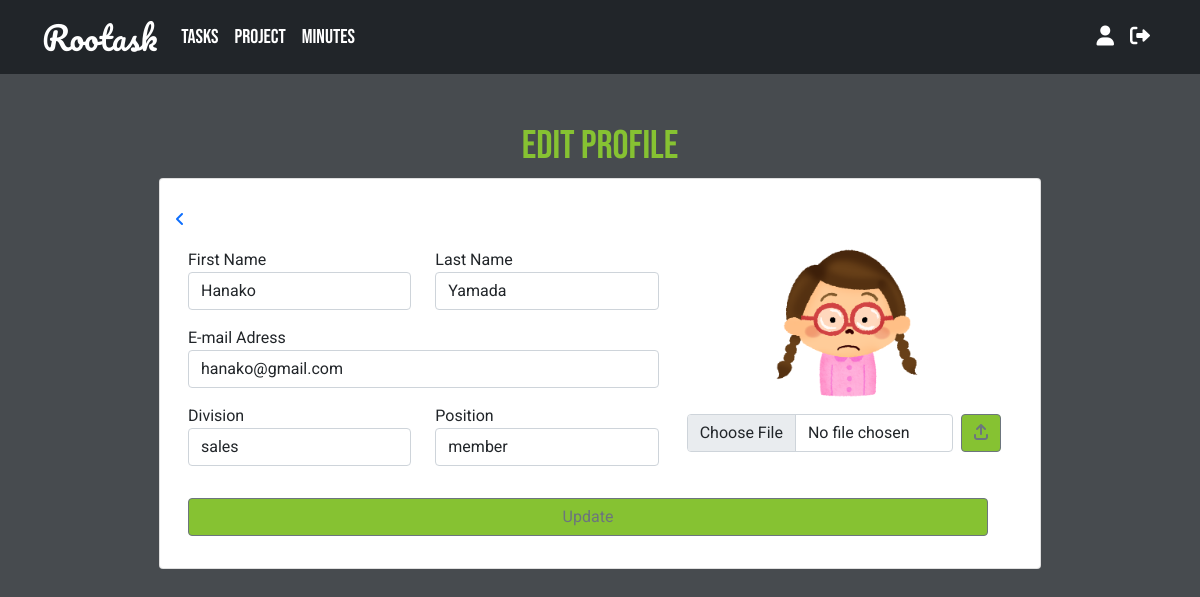
The page /views/profile-edit.php?user_id=6 (signed in) on the database its author committed.
### tables this page shows
CREATE TABLE `users` (
  `user_id` int(11) NOT NULL,
  `account_id` int(11) NOT NULL,
  `first_name` varchar(50) NOT NULL,
  `last_name` varchar(50) NOT NULL,
  `email` varchar(100) DEFAULT NULL,
  `avatar` varchar(255) DEFAULT 'profile.jpg',
  `division` varchar(50) DEFAULT NULL,
  `position` varchar(50) DEFAULT NULL
);

### classes/database.php (called while the page is built, shortened)
<?php
class Database {
    private $server_name = "localhost";
    private $username = "root";
    private $password = "root";
    private $db_name = "rootask";
    public function __construct(){
        $this->conn = new mysqli($this->server_name, $this->username, $this->password, $this->db_name);
    }
}
?>

### classes/user.php (called while the page is built, shortened)
<?php
require_once "database.php";
class User extends Database {
    public function getSpecificUser($user_id){
        $sql = "SELECT users.first_name, users.last_name, users.avatar, users.email, users.division, users.position, users.avatar, accounts.username, accounts.account_id FROM `users` INNER JOIN `accounts` ON users.account_id = accounts.account_id WHERE users.user_id = $user_id";
        if($result = $this->conn->query($sql)){
            return $result;
        }
    }
}
?>

### views/profile-edit.php (the view, shortened to what this page needs)
<?php
$user_id = $_SESSION['user_id'];
require_once "../classes/user.php";
require_once "../classes/profile.php";
$profile = new User;
$profile_result = $profile->getSpecificUser($user_id);
$profile_row = $profile_result->fetch_assoc();
?>
<!DOCTYPE html>
<html lang="en">
<head>
    <link href="https://cdn.jsdelivr.net/npm/bootstrap@5.1.3/dist/css/bootstrap.min.css" rel="stylesheet">
    <link rel="stylesheet" href="https://cdnjs.cloudflare.com/ajax/libs/font-awesome/6.0.0/css/all.min.css"/>
    <link rel="stylesheet" href="../styles/style.css">
</head>
<body>
<?php
if($_SESSION['role'] == "U"){
    require_once "../navbar/nav-bar-user.php";
}else{
    require_once "../navbar/nav-bar-admin.php";
}
?>
<div class="container-fluid">
    <main class="h-100 w-75 mx-auto mt-5">
        <h1 class="text-center">Edit Profile</h1>
        <div class="card mb-5">
            <div class="card-body">
                <p class="card-text">
                <a href="profile.php"><i class="mt-3 fa-solid fa-angle-left"></i></a>
                    <div class="container mx-auto">
                    <div class="row">
                    <form action="" method="post" enctype="multipart/form-data">
                        <div class="col">
                            <div class="row">
                                <div class="col-md-7 col-xs-12">
                                    <div class="row">
                                        <div class="col-6">
                                            <label for="first-name">First Name</label>
                                            <input type="text" name="first_name" id="first-name" placeholder="FIRST NAME" class="form-control mb-3"  value="<?=$profile_row['first_name']?>" required autofocus>
                                        </div>
                                        <div class="col-6">
                                            <label for="last-name">Last Name</label>
                                            <input type="text" name="last_name" id="last-name" placeholder="FIRST NAME" class="form-control mb-3"    value="<?=$profile_row['last_name']?>" required>
                                        </div>
                                    </div>
                                    <div class="row">
                                        <div class="col">
                                            <label for="email">E-mail Adress</label>
                                            <input type="email" name="email" class="form-control mb-3"  id="" placeholder="E-MAIL ADRESS" value="<?=$profile_row['email']?>" required>
                                        </div>
                                    </div>
                                    <div class="row">
                                        <div class="col-6">
                                            <label for="division">Division</label>
                                            <input type="text" name="division" id="division" placeholder="DIVISION" class="form-control mb-3" value="<?=$profile_row['division']?>">
                                        </div>
                                        <div class="col-6">
                                            <label for="position">Position</label>
                                            <input type="position" name="position" placeholder="POSITION" class="form-control mb-3" value="<?=$profile_row['position']?>">
                                        </div>
                                    </div>
                                </div>
                                <div class="col-md-5 col-xs-12 mb-4">
                                    <?php
                                    if($profile_row['avatar'] != 'profile.jpg'){
                                        echo "<img class='d-block mx-auto img-fluid'  src='../assets/profile/".$profile_row['avatar']."' alt='profile' style='width: 150px; height:150px; object-fit: cover'>";
                                    }else{
                                        echo "<img class='d-block mx-auto img-fluid'  src='../assets/profile/profile.jpg' alt='profile' style='width: 150px; height:150px; object-fit: cover'>";
                                    }
                                    ?>
                                    <div class="row mt-3 mx-auto">
                                        <div class="col-10 px-1">
                                            <input type="file" name="photo" class="form-control" aria-lavel="Choose Photo">
                                        </div>
                                        <div class="col-2 px-1">
                                            <button type="submit" class="btn btn-outline-secondary" name="btn_upload_photo"><i class="fa-solid fa-arrow-up-from-bracket"></i></button>
                                        </div>
                                    </div>
                                </div>
                                <div class="row">
                                    <div class="col">
                                        <button type="submit" class="btn btn-outline-secondary w-100 mt-3" name="btn_update_profile">Update</button>
                                    </div>
                                </div>
                            </div>
                        </div>
                    </form>
                </p>
            </div>
        </div>
    </main>
</body>
</html>

### styles/style.css (style rules this page uses)
* { font-family: 'Roboto', sans-serif; }
body { background-color: #474B4F; }
h1 { color: #86C232; font-family: 'Bebas Neue', sans-serif; }
.btn { background-color: #86C232; }

### rows shown on the page
users: first_name "Hanako", last_name "Yamada", email "hanako@gmail.com", division "sales", position "member", avatar (picture)
